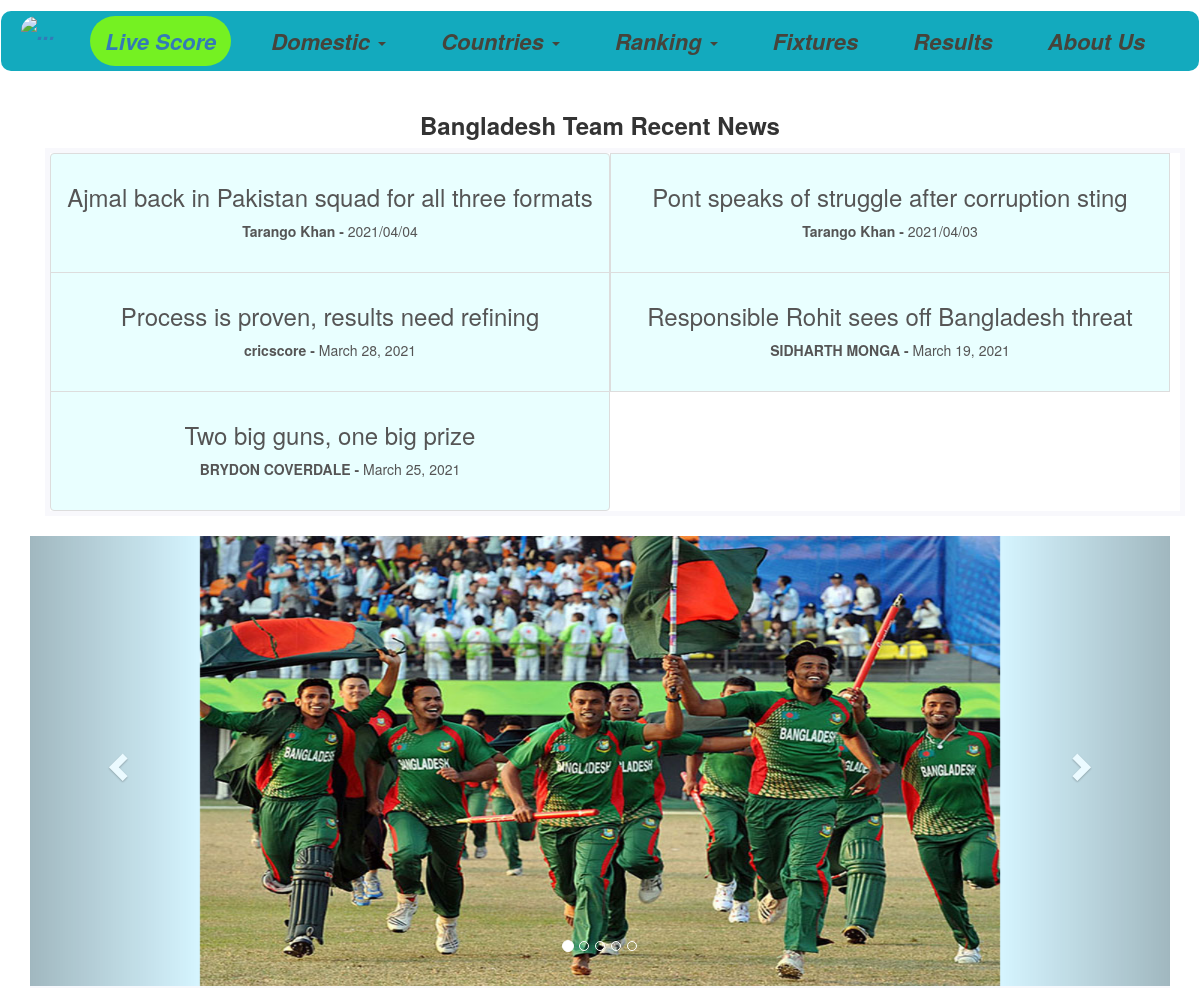
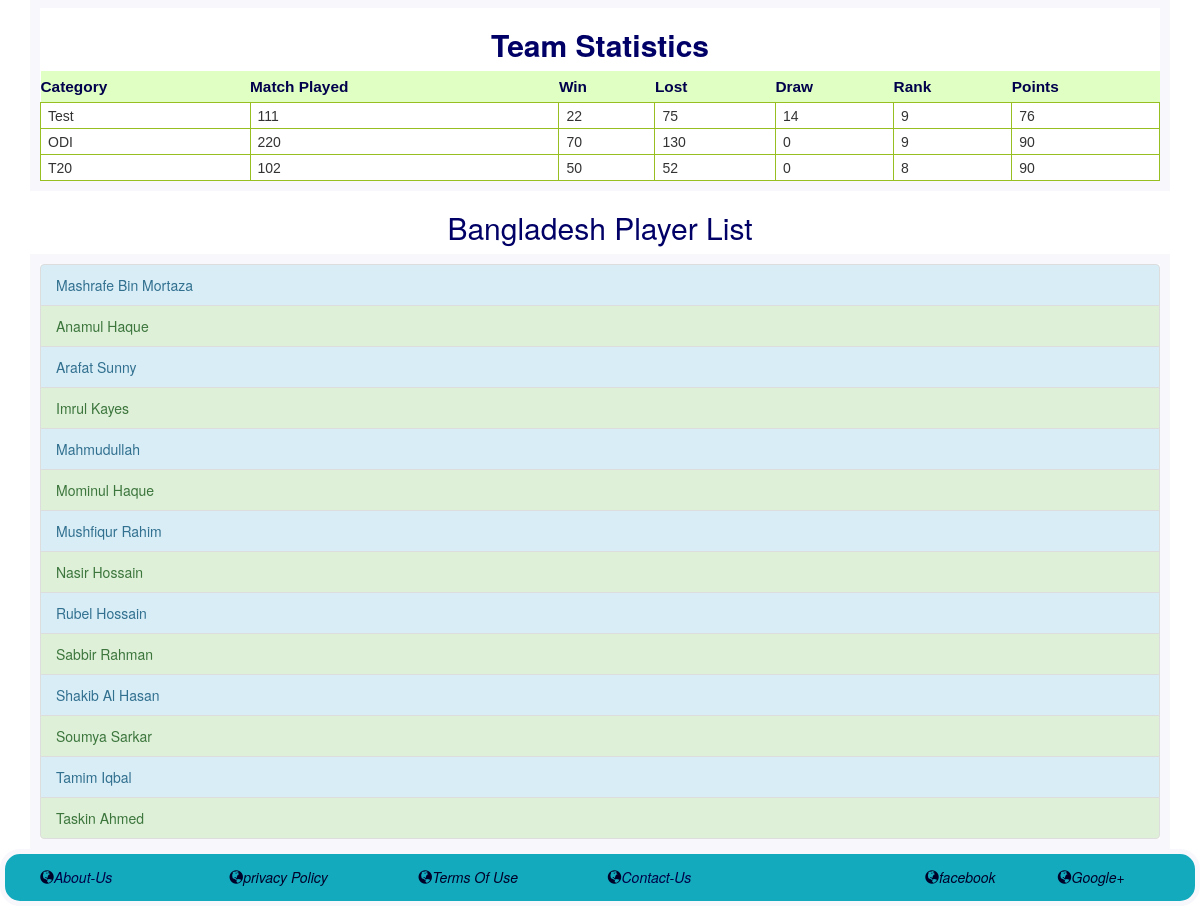
/Team_Info.php, run on the app's committed database (2 pictures, top to bottom).
### tables this page shows
CREATE TABLE `country` (
  `country_name` varchar(30) NOT NULL,
  `team_id` int(6) NOT NULL,
  `test_rank` int(2) NOT NULL,
  `odi_rank` int(2) NOT NULL,
  `t20_rank` int(2) NOT NULL,
  `test_match_no` int(3) NOT NULL,
  `test_match_win` int(3) NOT NULL,
  `test_match_lost` int(3) NOT NULL,
  `test_match_draw` int(3) NOT NULL,
  `odi_match_no` int(11) NOT NULL,
  `odi_match_win` int(11) NOT NULL,
  `odi_match_lost` int(11) NOT NULL,
  `t20_match_no` int(11) NOT NULL,
  `t20_match_win` int(11) NOT NULL,
  `t20_match_lost` int(11) NOT NULL,
  `test_match_point` int(11) NOT NULL,
  `odi_match_point` int(11) NOT NULL,
  `t20_match_point` int(11) NOT NULL
);

CREATE TABLE `articles` (
  `Title` varchar(100) NOT NULL,
  `Writer` varchar(30) NOT NULL,
  `Writer_ID` int(6) NOT NULL,
  `Section` varchar(100) NOT NULL,
  `Writing` text NOT NULL,
  `published_date` varchar(30) NOT NULL,
  `Viewers` int(6) NOT NULL
);

CREATE TABLE `player` (
  `player_name` varchar(30) NOT NULL,
  `player_id` int(6) NOT NULL,
  `country_name` varchar(30) NOT NULL,
  `test_match_no` int(3) NOT NULL,
  `odi_match_no` int(3) NOT NULL,
  `t20_match_no` int(3) NOT NULL,
  `test_match_run` int(5) NOT NULL,
  `odi_match_run` int(5) NOT NULL,
  `t20_match_run` int(5) NOT NULL,
  `test_match_wkt` int(3) NOT NULL,
  `odi_match_wkt` int(3) NOT NULL,
  `t20_match_wkt` int(3) NOT NULL,
  `age` int(2) NOT NULL,
  `debut_year` varchar(4) NOT NULL,
  `mom_no` int(11) NOT NULL
);

### Team_Info.php (the view, shortened to what this page needs)
<?php
  include("header.php");
?>
<?php
  require('connectdb.php');
?>
<?php
	$team_id = 1;
    $sql = "SELECT * FROM articles ORDER BY Writer_ID DESC LIMIT 1";
    $result1 = mysqli_query($cnctdb, $sql);
    $row = mysqli_fetch_row($result1);
    $last_id = $row[2];
    $sql = "SELECT * FROM country WHERE team_id = '$team_id'";
    $result = mysqli_query($cnctdb, $sql);
    $row = mysqli_fetch_row($result);
?>
<body style="background-size: cover;background-repeat: no-repeat;background-image:url('https://wallpapercave.com/wp/0mfq8TY.jpg') ">
<div class="container">
		<div class="Team_Info_Left">
			<h3 style="text-align:center;font-weight: bold;"><?php echo $row[0]; ?> Team Recent News</h3>
            <div class="container">
                <div class="list-group" style="background-color:#FFFFFF;">
                    <?php
                      $cnt = 1;
                      $cur_id  = $last_id;
                      while (true){
                            if($cnt == 8 || $cur_id == 0) break;
                            $sql = "SELECT * FROM articles WHERE Writer_ID = $cur_id  AND Writing LIKE '%$row[0]%'";
                            $result5 = mysqli_query($cnctdb, $sql);
                            $total = mysqli_num_rows($result5);
                            if($result5 && $total!=0){
                              $row1 = mysqli_fetch_row($result5);
                    ?>
                    <a href="Editorial_Home.php?id=<?php echo "".$row1[2]; ?>" target="blank" class="list-group-item" style="background-color:#E9FFFF;height:120px;width:560px;float:left;"> <h3><?php $res = "".$row1[0]."\n"; echo $res; ?> </h3> <b><?php $res = "".$row1[1]."\n - "; echo $res; ?> </b> <?php $res = "".$row1[5]."\n"; echo $res; ?> </a>
                    <?php
                        $cnt++;
                      }
                      $cur_id--;
                    }
                    ?>
                </div>
            </div>
		</div>
		<div class="Team_Info_Right">
					<div id="myCarousel" class="carousel slide" data-ride="carousel" >
                          <ol class="carousel-indicators">
                            <li data-target="#myCarousel" data-slide-to="0" class="active"></li>
                            <li data-target="#myCarousel" data-slide-to="1"></li>
                            <li data-target="#myCarousel" data-slide-to="2"></li>
                            <li data-target="#myCarousel" data-slide-to="3"></li>
                            <li data-target="#myCarousel" data-slide-to="3"></li>
                          </ol>
                          <div class="carousel-inner" role="listbox" style="background-color:#D6F5FF;">
                            <div class="item active">
                              <img class="img-responsive center-block" src="img/<?php echo $team_id; ?>/one.jpg" alt="Bangladesh" style="width:800px;height:450px">
                            </div>
                          </div>
                          <a class="left carousel-control" href="#myCarousel" role="button" data-slide="prev">
                            <span class="glyphicon glyphicon-chevron-left" aria-hidden="true"></span>
                          </a>
                          <a class="right carousel-control" href="#myCarousel" role="button" data-slide="next">
                            <span class="glyphicon glyphicon-chevron-right" aria-hidden="true"></span>
                          </a>
                    </div>
		</div>
	<div class="first_innings_bat">
        <h2 class="Result_header" style="font-weight: bold;">Team Statistics</h2>
        <table id="batsman_score_table">
              <tr>
			      <th>Category</th>
			      <th>Match Played</th>
			      <th>Win</th>
			      <th>Lost</th>
			      <th>Draw</th>
			      <th>Rank</th>
			      <th>Points</th>
        	  </tr>
	          <tr>
	            <td>Test</td>
	            <td><?php echo $row[5] ?></td>
	            <td><?php echo $row[6] ?></td>
	            <td><?php echo $row[7] ?></td>
	            <td><?php echo $row[8] ?></td>
	            <td><?php echo $row[2] ?></td>
	            <td><?php echo $row[15] ?></td>
	          </tr>
	          <tr>
	            <td>ODI</td>
	            <td><?php echo $row[9] ?></td>
	            <td><?php echo $row[10] ?></td>
	            <td><?php echo $row[11] ?></td>
	            <td>0</td>
	            <td><?php echo $row[2] ?></td>
	            <td><?php echo $row[16] ?></td>
	          </tr>
	          <tr>
	            <td>T20</td>
	            <td><?php echo $row[12] ?></td>
	            <td><?php echo $row[13] ?></td>
	            <td><?php echo $row[14] ?></td>
	            <td>0</td>
	            <td><?php echo $row[3] ?></td>
	            <td><?php echo $row[16] ?></td>
	          </tr>
        </table>
    </div>
    <div class="player_list">
		    <h2 class="Result_header"><?php echo $row[0]; ?> Player List</h2>
		    <div class="result_list">
		    <?php
			    $sql = "SELECT * FROM player WHERE country_name = '$row[0]'";
			    $result = mysqli_query($cnctdb, $sql);
			    $cnt = 0;
			    while($row1 = mysqli_fetch_row($result)){
			    	$cnt++;
			    	if($cnt%2 == 0){
			?>
		      <a href="Player_Info.php?player_id=<?php echo $row1[1]; ?>" class="list-group-item list-group-item-success"> <?php echo $row1[0]; ?> </a>
		      <?php
		      	}else{
		       ?>
		       <a href="Player_Info.php?player_id=<?php echo $row1[1]; ?>" class="list-group-item list-group-item-info"> <?php echo $row1[0]; ?> </a>
		      <?php
		  			}
			    }
			?>
		    </div>
	</div>
</div>
<?php
  include("footer.php");
?>

### header.php (shortened to what this page needs)
  <!DOCTYPE html>
  <html lang="en">
  <head>
    <link rel="stylesheet" href="http://maxcdn.bootstrapcdn.com/bootstrap/3.2.0/css/bootstrap.min.css">
    <link rel="stylesheet" type="text/css" href="style_cricket.css">
  </head>
<body style="background-size: cover;background-repeat: no-repeat;background-image:url('https://wallsdesk.com/wp-content/uploads/2016/08/White-Abstract-Desktop-Wallpaper.jpg') ">
  <nav class="navbar navbar" style="color: white;">
    <div class="container-fluid" style="background-color:rgb(19, 170, 190);font-size: 22px;margin-top: 10px;font-weight: bolder;border-radius: 10px;color: blue;">
      <div class="navbar-header" style="color: white;">
        <a class="" href="cricket_live_score.php"> <img style="border-radius: 80px;padding: 5px;margin-right: 10px; width: 50px;height: 50px;" src="https://yt3.ggpht.com/a/AGF-l7-HqQsn6vVoENTJTbGfNbtgzOoglYDsqO3W=s900-c-k-c0xffffffff-no-rj-mo"  alt="..." ></a>
      </div>
      <div class="collapse navbar-collapse" id="myNavbar">
        <ul class="nav navbar-nav" style="">
          <li style="background-color:#75F122;color:rgb(115, 212, 108);border-radius: 25px;margin: 5px;margin-left: 20px;"><a href="Live_Scorecard.php">Live Score </a></li>
          <li class="dropdown">
            <a class="dropdown-toggle" data-toggle="dropdown" href="#" style="color: rgb(70, 68, 59);margin: 5px;margin-left: 20px;" >Domestic <span class="caret"></span></a>
          </li>
          <li class="dropdown">
            <a class="dropdown-toggle" data-toggle="dropdown" href="#" style="color: rgb(70, 68, 59);margin: 5px;margin-left: 20px;">Countries <span class="caret"></span></a>
          </li>
          <li class="dropdown">
            <a class="dropdown-toggle" data-toggle="dropdown" href="#" style="color: rgb(70, 68, 59);margin: 5px;margin-left: 20px;">Ranking <span class="caret"></span></a>
          </li>
          <li><a href="Fixture.php" style="color: rgb(70, 68, 59);margin: 5px;margin-left: 20px;">Fixtures</a></li>
          <li><a href="Result.php" style="color: rgb(70, 68, 59);margin: 5px;margin-left: 20px;">Results</a></li>
          <li><a href="About_us.php" style="color: rgb(70, 68, 59);margin: 5px;margin-left: 20px;">About Us</a></li>
        </ul>
      </div>
      </nav>
              </body>

### footer.php
<div class="bottom" >
          <div class="container-fluid" style="padding:5px;border: 5px solid;border-radius: 20px;background-color:rgb(19, 170, 190);border-color: #F8F8FC;">
                    <div class="col-md-8">
                        <div class="col-md-3">
                            <h5><span class="glyphicon glyphicon-globe"></span><a style="color:#000047;" href="About_us.php">About-Us</a></h5>
                        </div>
                        <div class="col-md-3">
                            <h5><span class="glyphicon glyphicon-globe"></span>privacy Policy</h5>
                        </div>
                        <div class="col-md-3">
                            <h5><span class="glyphicon glyphicon-globe"></span>Terms Of Use</h5>
                        </div>
                        <div class="col-md-3">
                            <h5><span class="glyphicon glyphicon-globe"></span><a style="color:#000047;" href="Contact_us.php">Contact-Us</a></h5>
                        </div>
                    </div>
                    <div class="col-md-1"> </div>
                    <div class="col-md-3">
                        <div class="col-md-6">
                            <h5><span class="glyphicon glyphicon-globe"></span>facebook</h5>
                        </div>
                        <div class="col-md-6">
                            <h5><span class="glyphicon glyphicon-globe"></span>Google+</h5>
                        </div>
                    </div>
          </div>
</div>
</body>
</html>

### style_cricket.css (style rules this page uses)
h2.Result_header { color: #000066; text-align:center; }
div.container-fluid { background-color:#F8F8FC; font-size: 15px; color: #000029; font-style: oblique; }
div.list-group { border: 4px solid; text-align:center; float:left; border: 5px solid; background-color:#E6EBF0; border-color: #F8F8FC }
div.result_list { border: 10px solid; border-color: #F8F8FC; }
#batsman_score_table { font-family: Arial, Helvetica, sans-serif; width: 100%; border-collapse: collapse; }
#batsman_score_table td, #batsman_score th { font-size: 1em; border: 1px solid #98bf21; padding: 3px 7px 2px 7px; }
#batsman_score_table th { font-size: 1.1em; text-align: left; padding-top: 5px; padding-bottom: 4px; background-color: #E0FFC2; color: #00004C; }
div.first_innings_bat { border: 10px solid; border-color: #F8F8FC; }
ul li { list-style: none; text-align: left; }

### data on the page
country: country_name "Bangladesh", test_match_no "111", test_match_win "22", test_match_lost "75", test_match_draw "14", test_rank "9", test_match_point "76", odi_match_no "220", odi_match_win "70", odi_match_lost "130", odi_match_point "90", t20_match_no "102", t20_match_win "50", t20_match_lost "52", odi_rank "8"
articles: Title "Ajmal back in Pakistan squad for all three formats", Writer "Tarango Khan -", published_date "2021/04/04"
articles: Title "Pont speaks of struggle after corruption sting", Writer "Tarango Khan -", published_date "2021/04/03"
articles: Title "Process is proven, results need refining", Writer "cricscore -", published_date "March 28, 2021"
articles: Title "Responsible Rohit sees off Bangladesh threat", Writer "SIDHARTH MONGA -", published_date "March 19, 2021"
articles: Title "Two big guns, one big prize", Writer "BRYDON COVERDALE -", published_date "March 25, 2021"
player: player_name "Mashrafe Bin Mortaza"
player: player_name "Anamul Haque"
player: player_name "Arafat Sunny"
player: player_name "Imrul Kayes"
player: player_name "Mahmudullah"
player: player_name "Mominul Haque"
player: player_name "Mushfiqur Rahim"
player: player_name "Nasir Hossain"
player: player_name "Rubel Hossain"
player: player_name "Sabbir Rahman"
player: player_name "Shakib Al Hasan"
player: player_name "Soumya Sarkar"
player: player_name "Tamim Iqbal"
player: player_name "Taskin Ahmed"
